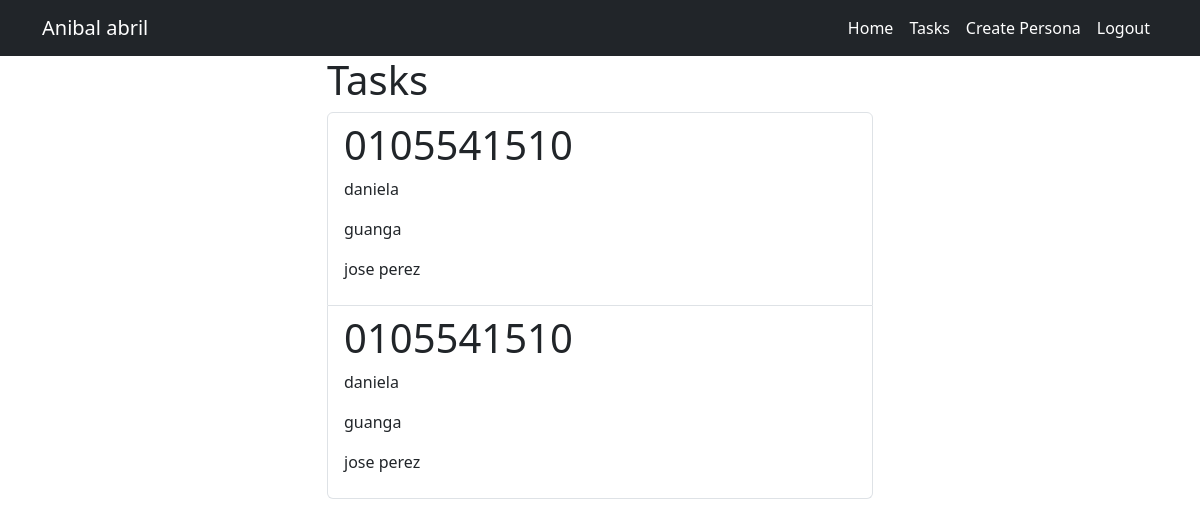
Before: /tasks/ (signed in) with the older database file.
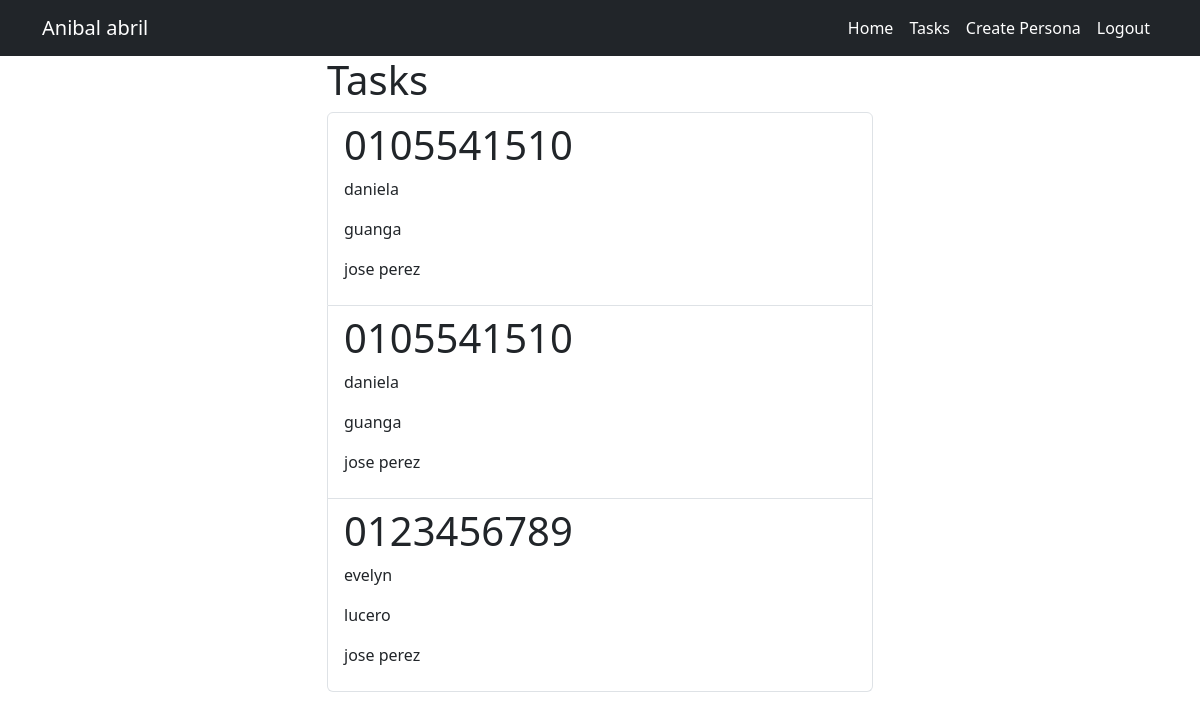
After: the same page with the newer database file.
### tasks/models.py (models this page shows)
class Estudiante (models.Model):
    cedula =models.CharField(max_length=10)
    nombre =models.TextField(blank=True,max_length=50)
    apellido=models.TextField(blank=True,max_length=50)
    direccion=models.TextField(blank=True,max_length=100)
    telefono=models.TextField(blank=True,max_length=10)
    user = models.ForeignKey(User,on_delete=models.CASCADE)
    def __str__(self):
        return self.nombre+" "+self.apellido+"      by "+self.user.username

### tasks/views.py (the view)
# urls.py: path('tasks/',views.tasks, name='tasks'),
@login_required
def tasks(request):
    estudiante=Estudiante.objects.filter(user=request.user)
    print(estudiante)
    return render(request, 'tasks.html',{'tasks':estudiante})

### tasks/templates/tasks.html
{% extends "base.html" %}
{% block content %}
     <main class="container">
          <div class="row">
               <div class="col-md-6 offset-md-3">
                    <h1>Tasks</h1>
                    <ul class="list-group">
                         {% for est in tasks %}
                              <a  class="list-group-item" href="{% url 'crearpersona_detalle' est.id %}">
                                   <h1> {{est.cedula}}</h1>
                                   <p> {{est.nombre}}</p>
                                   <p> {{est.apellido}}</p>
                                   <p> {{est.user.username}}</p>
                              </a>
                         {% endfor %}
                    </ul>
               </div>
          </div>
     </main>
{% endblock %}

Changed rows visible on the page:
added Estudiante: cedula "0123456789", nombre "evelyn", apellido "lucero", user.username "jose perez"
